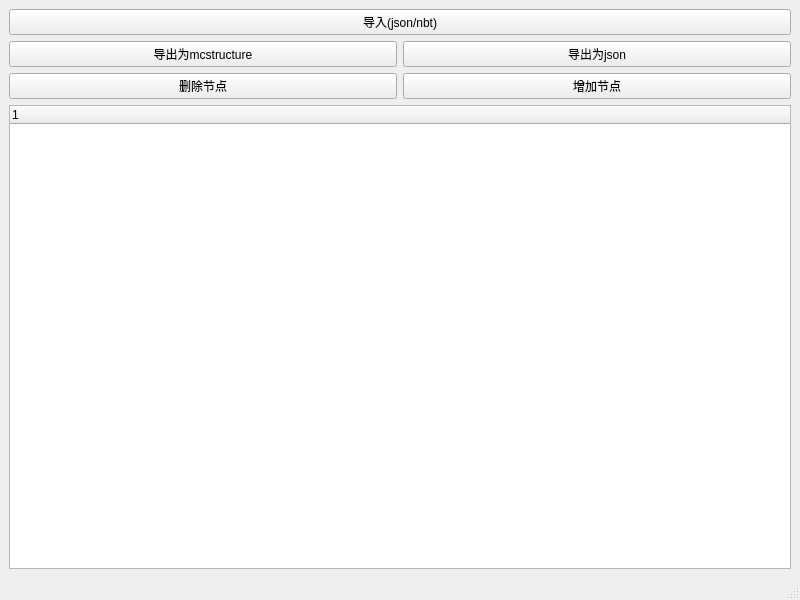
<?xml version="1.0" encoding="UTF-8"?>
<ui version="4.0">
 <class>MainWindow</class>
 <widget class="QMainWindow" name="MainWindow">
  <property name="geometry">
   <rect>
    <x>0</x>
    <y>0</y>
    <width>800</width>
    <height>600</height>
   </rect>
  </property>
  <property name="windowTitle">
   <string>MainWindow</string>
  </property>
  <widget class="QWidget" name="centralwidget">
   <layout class="QGridLayout" name="gridLayout">
    <item row="1" column="1">
     <widget class="QPushButton" name="btnExportJson">
      <property name="text">
       <string>导出为json</string>
      </property>
     </widget>
    </item>
    <item row="1" column="0">
     <widget class="QPushButton" name="btnConvert">
      <property name="text">
       <string>导出为mcstructure</string>
      </property>
     </widget>
    </item>
    <item row="5" column="0">
     <widget class="QPushButton" name="btnDelete">
      <property name="text">
       <string>删除节点</string>
      </property>
     </widget>
    </item>
    <item row="6" column="0" colspan="2">
     <widget class="QTreeWidget" name="treeWidget">
      <column>
       <property name="text">
        <string notr="true">1</string>
       </property>
      </column>
     </widget>
    </item>
    <item row="5" column="1">
     <widget class="QPushButton" name="btnAdd">
      <property name="text">
       <string>增加节点</string>
      </property>
     </widget>
    </item>
    <item row="0" column="0" colspan="2">
     <widget class="QPushButton" name="btnImportFile">
      <property name="text">
       <string>导入(json/nbt)</string>
      </property>
     </widget>
    </item>
   </layout>
  </widget>
  <widget class="QMenuBar" name="menubar">
   <property name="geometry">
    <rect>
     <x>0</x>
     <y>0</y>
     <width>800</width>
     <height>18</height>
    </rect>
   </property>
  </widget>
  <widget class="QStatusBar" name="statusbar"/>
 </widget>
 <resources/>
 <connections/>
</ui>
